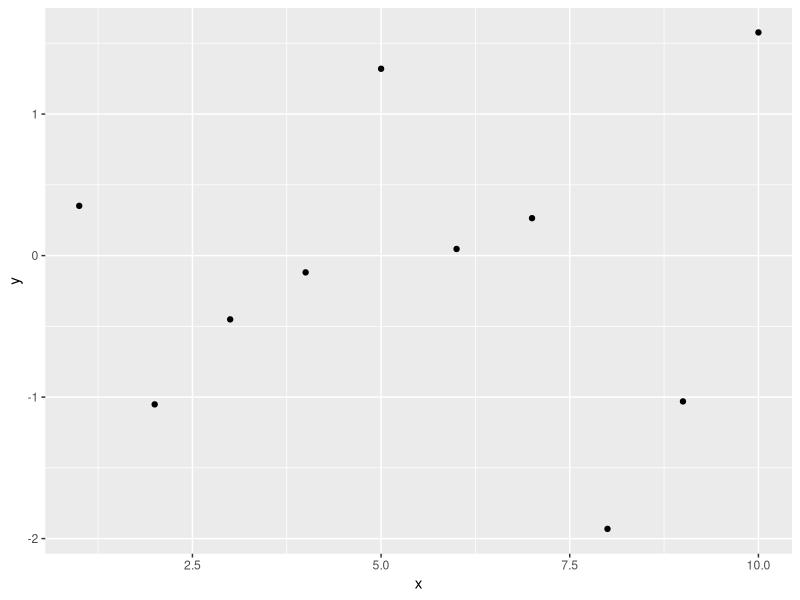

This figure's R source:
## ---- chunk 1
knitr::opts_chunk$set(echo = TRUE)
## ---- chunk 2
#this hashtag means we have "commented out" this line, so it will not run

#let's define the variable x 
x<-5

x #auto printing occurs
print(x) #explicit printing
class(x)

#we can coerce an object from one class to another
y<-as.integer(x)
class(y)

z<-1L
class(z)
## ---- chunk 3

#initialize a vector
a<-vector("numeric",10)
print(a)

#define a vector with c() function
b<-c(1,2,3)
print(b)
class(a)
class(b)

#create a data frame
x<-1:10
y<-rnorm(10)
df<-data.frame(x,y)

#what are the dimensions of the data frame
dim(df)

#what are the names of the data frame?
names(df)

## ---- chunk 4

x<-factor(c("male","female","male","female","female","female"))

#print the factor names of x
factor(x)

#how many of each factor are in the vector x
table(x)



## ---- chunk 5

#let's add an NA value to our factors
y<-factor(c(x,NA))
class(y)

is.na(y)

table(y,useNA="always")

z<-c(1,20,13,NA,45)
mean(z) 
mean(z,na.rm=TRUE)

## ---- chunk 6

#what libraries are loaded in the environment?
sessionInfo()

#let's install a package; this is commented out because we want to use Terminal in HUNT Cloud Workbench
#install.packages("ggplot2")

#now we call the package
library(ggplot2)

#now we can use functions from the ggplot2 package
ggplot(df,aes(x,y)) + geom_point()

## ---- chunk 7

# Unfortunately this won't work in RStudio workbench on HUNT Cloud, so I've commented it out
#system("ls")

